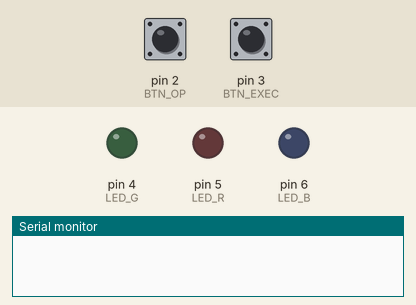
Simulated run of this sketch. Board: Arduino Uno, built with avr-gcc and run on an emulated ATmega328P. Parts: output pins drawn as LEDs (lit = HIGH), the last lines printed to the serial monitor. The test bench sets the inputs (shaded band); at power-on: pin 3 (BTN_EXEC) HIGH, pin 2 (BTN_OP) HIGH.

Above: at 1.2 s.
1.3 s: pin 3 (BTN_EXEC) pulled LOW for 0.15 s
At 2.1 s:
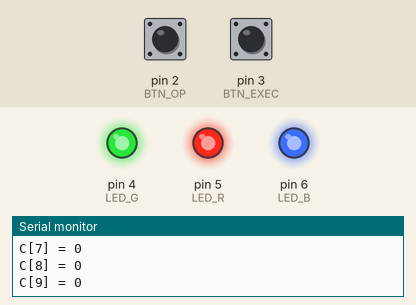
2.9 s: pin 2 (BTN_OP) pulled LOW for 0.15 s
At 3.7 s:
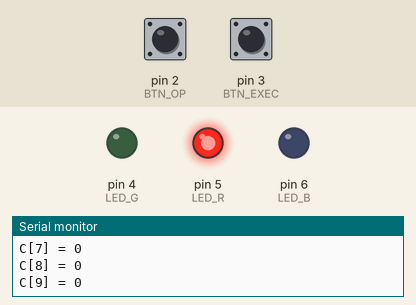
4.5 s: pin 2 (BTN_OP) pulled LOW for 1 s
At 4.9 s:
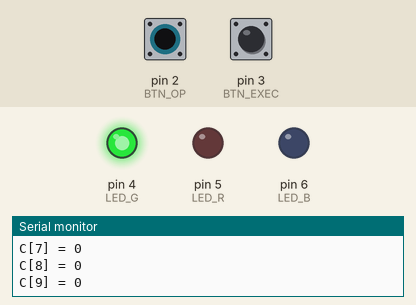
7.0 s: pin 2 (BTN_OP) pulled LOW for 0.15 s
At 8.0 s:
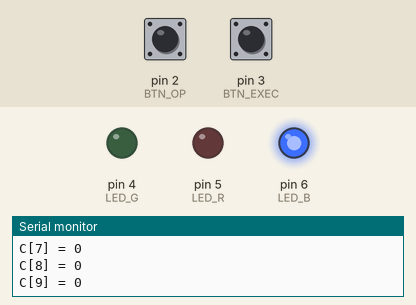
8.6 s: pin 2 (BTN_OP) pulled LOW for 3.2 s
At 9.2 s:
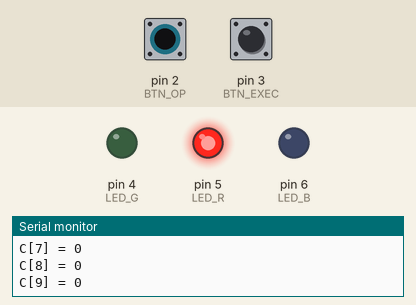
13.3 s: pin 3 (BTN_EXEC) pulled LOW for 1 s
At 14.0 s:
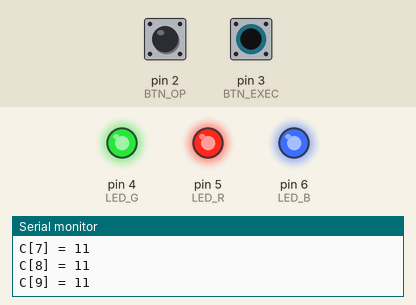
Timing chart, 0 to 16.3 s (numbered marks = the images above; inputs shaded):
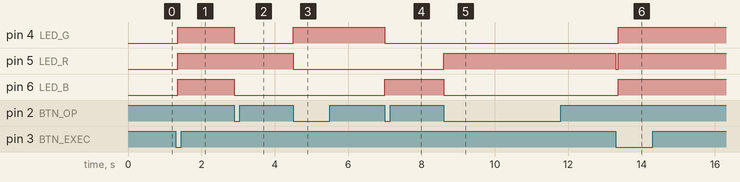

Measured:
- after the input at 1.3 s, pin 4 (LED_G), pin 5 (LED_R), pin 6 (LED_B): LOW → HIGH after 0.06 s
- after the input at 2.9 s, pin 4 (LED_G), pin 6 (LED_B): HIGH → LOW at once
- after the input at 4.5 s, pin 4 (LED_G): LOW → HIGH at once; pin 5 (LED_R): HIGH → LOW at once
- after the input at 7.0 s, pin 4 (LED_G): HIGH → LOW at once; pin 6 (LED_B): LOW → HIGH at once
- after the input at 8.6 s, pin 5 (LED_R): LOW → HIGH at once; pin 6 (LED_B): HIGH → LOW at once
- after the input at 13.3 s, pin 4 (LED_G), pin 6 (LED_B): LOW → HIGH after 0.07 s; pin 5 (LED_R): HIGH → LOW at once, → HIGH 0.07 s later

The sketch:

Question_7.ino
```cpp
const int LED_R = 5;
const int LED_G = 4;
const int LED_B = 6;

const int BTN_OP   = 2;  // button 1: choose operation
const int BTN_EXEC = 3;  // button 2: execute


int A[10] = { 1,2,3,4,5,6,7,8,9,10 };
int B[10] = { 10,9,8,7,6,5,4,3,2,1 };
int C[10]; // results


int opCount = 0;                 // 0=none yet, 1=add, 2=sub, 3=mul
bool lastOpBtnState   = HIGH;    // for edge detection
bool lastExecBtnState = HIGH;


void setLED(bool r, bool g, bool b) {
  digitalWrite(LED_R, r);
  digitalWrite(LED_G, g);
  digitalWrite(LED_B, b);
}

void allOff() { setLED(LOW, LOW, LOW); }
void allOn()  { setLED(HIGH, HIGH, HIGH); }

void showSelectedOperation() {

  if (opCount == 1)      setLED(HIGH, LOW,  LOW);  // add = red
  else if (opCount == 2) setLED(LOW,  HIGH, LOW);  // sub = green
  else if (opCount == 3) setLED(LOW,  LOW,  HIGH); // mul = blue
  else                   allOff();                 // none selected
}

void setup() {
  Serial.begin(9600);

  pinMode(LED_R, OUTPUT);
  pinMode(LED_G, OUTPUT);
  pinMode(LED_B, OUTPUT);

  pinMode(BTN_OP, INPUT_PULLUP);
  pinMode(BTN_EXEC, INPUT_PULLUP);

  allOff();
}

void loop() {

  bool opBtnNow = digitalRead(BTN_OP);


  if (lastOpBtnState == HIGH && opBtnNow == LOW) {
    opCount++;                 // increment counter once per press
    if (opCount > 3) opCount = 1; // wrap 1..3

    showSelectedOperation();   // show LED for selected op
    delay(25);                 // debounce
  }
  lastOpBtnState = opBtnNow;


  bool execBtnNow = digitalRead(BTN_EXEC);

  if (lastExecBtnState == HIGH && execBtnNow == LOW) {

    allOff();

    // Apply selected operation to ALL elements
    for (int i = 0; i < 10; i++) {
      if (opCount == 1) {
        C[i] = A[i] + B[i];
      } else if (opCount == 2) {
        C[i] = A[i] - B[i];
      } else if (opCount == 3) {
        C[i] = A[i] * B[i];
      } else {
        C[i] = 0; // if no op selected yet
      }
    }


    Serial.println("Results (C array):");
    for (int i = 0; i < 10; i++) {
      Serial.print("C[");
      Serial.print(i);
      Serial.print("] = ");
      Serial.println(C[i]);
    }


    allOn();

    delay(25); // debounce
  }
  lastExecBtnState = execBtnNow;
}
```
